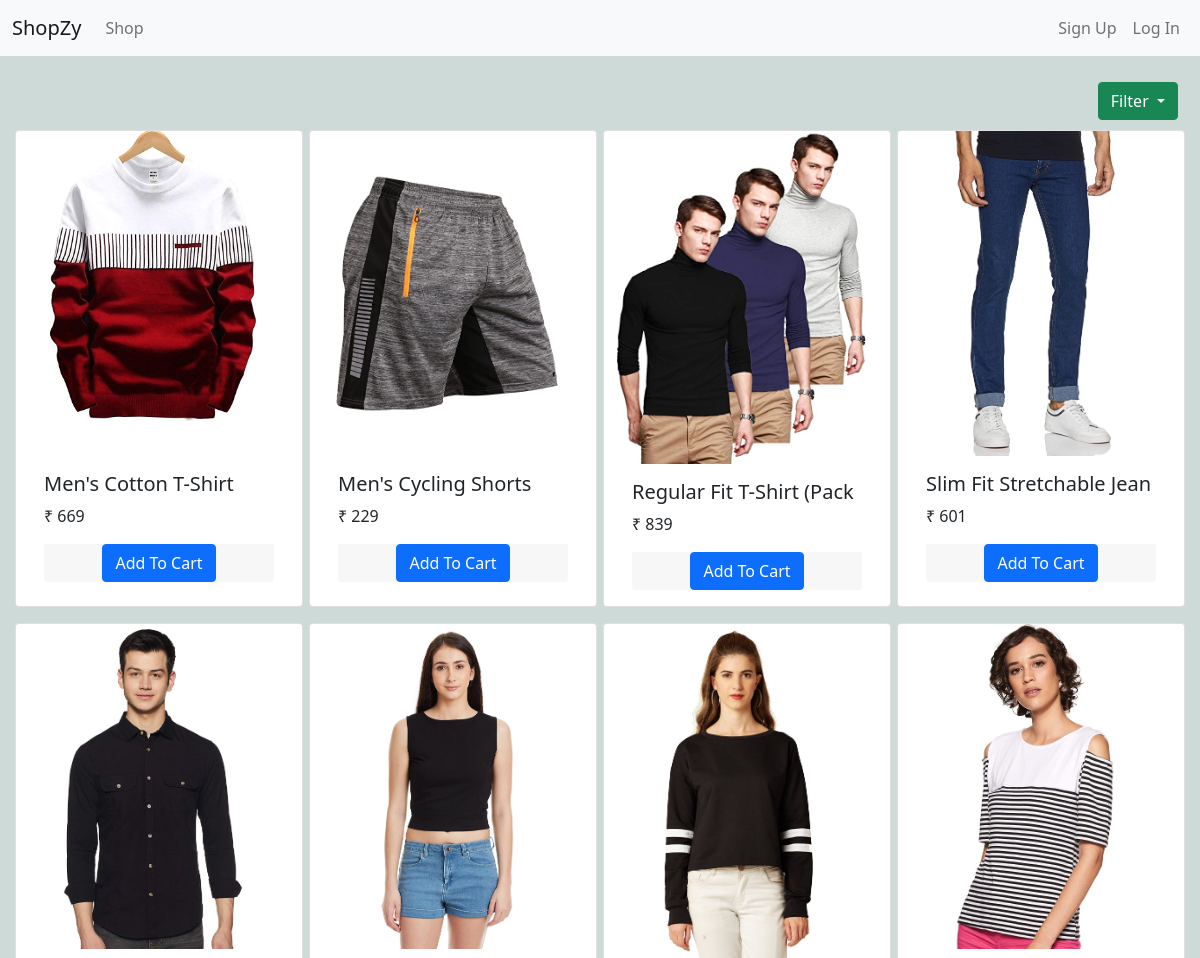
The app's page / (upper part), older data.
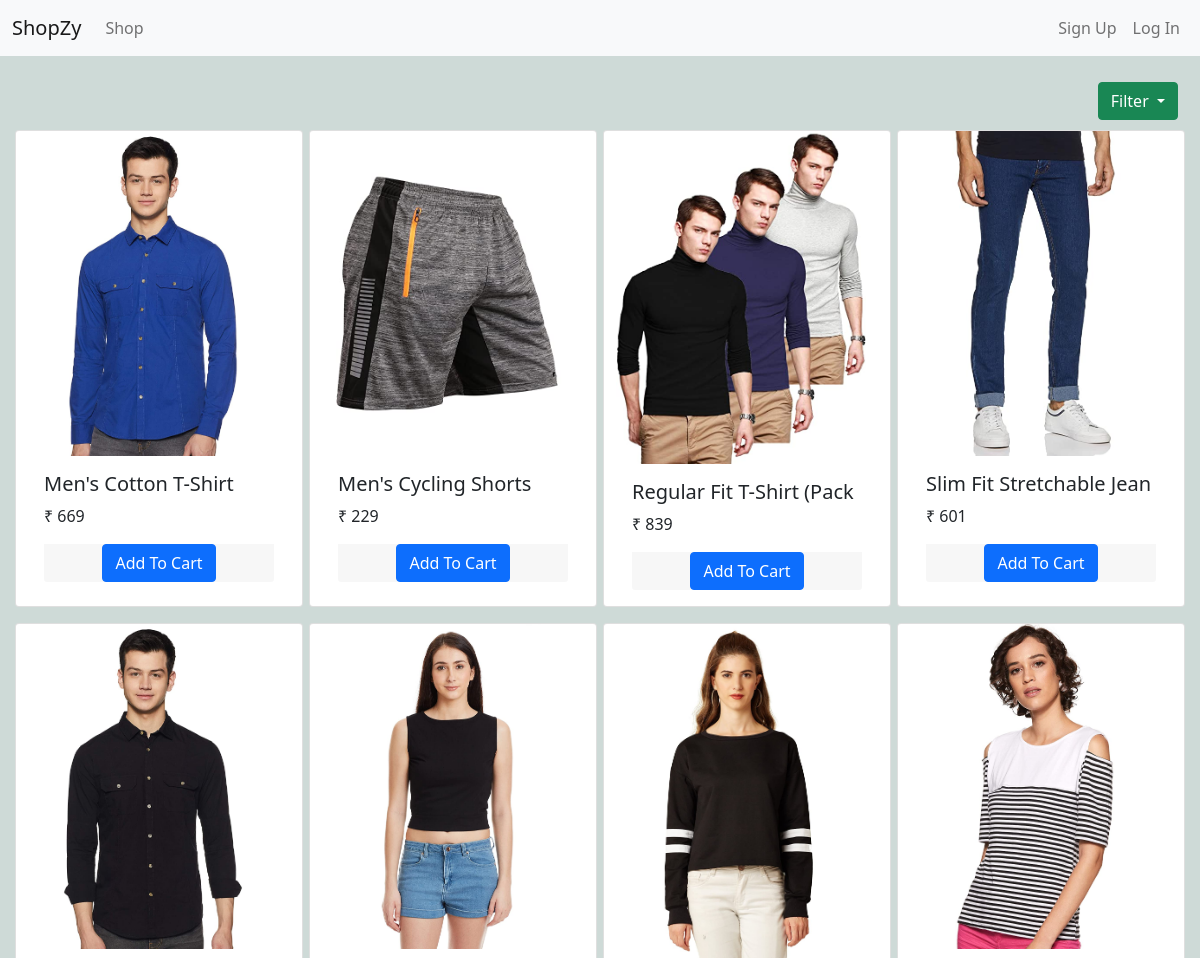
The same page, newer data.
### Shop/models/product.py (models this page shows, shortened)
class Product(models.Model) :
    name = models.CharField(max_length = 25)
    price = models.IntegerField(default = 100)
    category = models.ForeignKey(Category, on_delete = models.CASCADE)
    description = models.CharField(max_length = 50)
    image = models.ImageField(upload_to = 'Uploads/images')
    @staticmethod
    def get_all_products():
        return Product.objects.all()

### Shop/views/index.py (the view, shortened to what this page needs)
# urls.py: path('',  Index.as_view() , name = 'HomePage'),
class Index(View):
    def get(self, request):
        if not request.session.get("cart"):
            request.session["cart"] = {}
        data = {}
        products = Product.get_all_products()
        categories = Category.get_all_category()
        categoryId = request.GET.get('category')
        data['id'] = None
        if categoryId :
            products = Product.get_products_by_categoryId(categoryId)
            data['id'] = categories[int(categoryId)-1]
        data['category'] = categories
        data['products'] = products
        print("You are : " , request.session.get('customerEmail'))
        return render(request,'index.html',data)

### Shop/models/category.py (called while the page is built)
    @staticmethod
    def get_all_category():
        return Category.objects.all()

### Shop/templatetags/cart_qty.py (called while the page is built)
@register.filter(name="is_in_cart")
def is_in_cart(product, cart):
    keys = cart.keys()
    for key in keys :
        if int(key) == product.id and cart[key] != 0 :
            return True
    return False

### Shop/templatetags/custom_filter.py (called while the page is built)
@register.filter(name="currency")
def currency(price):
    return "₹ " + str(price)

### Shop/templates/index.html (shortened to what this page needs)
{% extends 'base.html' %}
{% load cart_qty %}
{% load custom_filter %}
{% block content %}
<div class="container-fluid mt-3">
  <div class=" filter">
    <button type="button" class="btn f btn-success dropdown-toggle" data-bs-toggle="dropdown" aria-expanded="false">
      {% if id%}
      Filter :- {{id}}
      {% else %}
      Filter
      {% endif %}
    </button>
  </div>
  <div class="row">
    <div id='products' class=" mx-auto">
      <div class="row mx-auto">
        {% for product in products %}
        <div class="card mx-auto mb-3" id={{product.id}} style="width: 18rem;">
          <img src={{product.image.url}} class="card-img-top img" alt="...">
          <div class="card-body">
            <h5 class="card-title">{{product.name}}</h5>
            <p class="card-text">{{product.price|currency}}</p>
            <div class="card-footer p-0 no-gutters">
              {% if product|is_in_cart:request.session.cart %}
              <div class="row no-gutters cart">
                <form action="/#{{product.id}}" id="btn" method="post" class="col-2 no-gutters">
                  {% csrf_token %}
                  <input hidden type="text" name="productId" value="{{product.id}}">
                  <input hidden type="text" name="qty" value="-1">
                  <input type="submit" value="-" class="no-gutters btn btn-block
                  btn-light border">
                </form>
                <div class="text-center col"> {{product|cart_quantity:request.session.cart}} </div>
                <form action="/#{{product.id}}" id="btn" method="post" class="col-2 no-gutters">
                  {% csrf_token %}
                  <input hidden type="text" name="productId" value="{{product.id}}">
                  <input hidden type="text" name="qty" value="1">
                  <input type="submit" value="+" class="no-gutters btn btn-block
                  btn-light border">
                </form>
              </div>
              {% else %}
              <form action="/#{{product.id}}" method="post" class="btn-block">
                <button type="submit" class="btn btn-primary">Add To Cart</button>
              </form>
              {% endif %}
            </div>
          </div>
        </div>
        {% endfor %}
      </div>
    </div>
  </div>
</div>
{% endblock %}

### Shop/templates/base.html (shortened to what this page needs)
<!doctype html>
<html lang="en">
<head>
  <link href="https://cdn.jsdelivr.net/npm/bootstrap@5.1.3/dist/css/bootstrap.min.css" rel="stylesheet"
>
  <link rel="stylesheet" href="https://cdnjs.cloudflare.com/ajax/libs/font-awesome/4.7.0/css/font-awesome.min.css">
</head>
<body>
  <nav class="navbar fixed-top navbar-expand-lg navbar-light bg-light">
    <div class="container-fluid">
      <a class="navbar-brand" href="/">ShopZy</a>
      <div class="collapse navbar-collapse" id="navbarSupportedContent" style="justify-content: space-between;">
        <ul class="navbar-nav my-2 my-lg-0 flex">
          <li class="nav-item">
            <a class="nav-link" aria-current="page" href="/">Shop</a>
          </li>
        </ul>
        <ul class="navbar-nav my-2 my-lg-0">
          {% if request.session.customerId %}
          <li class="nav-item">
            <a class="nav-link" href="#">Orders</a>
          </li>
          <li class="nav-item">
            <a class="nav-link" href="/logout">Log out</a>
          </li>
          {% else %}
          <li class="nav-item">
            <a class="nav-link" href="/signup">Sign Up</a>
          </li>
          <li class="nav-item">
            <a class="nav-link" href="/login">Log In</a>
          </li>
        </ul>
        {% endif %}
      </div>
    </div>
  </nav>
  {% block content%}
  {% endblock %}
</body>
</html>

### Shop/templates/base.html (style rules this page uses)
body { background-color: rgb(206, 218, 215) }
.navbar { position: sticky; }

### Shop/templates/index.html (style rules this page uses)
.img { width: 250px; }
.filter { padding: 10px; margin-bottom: + 5px; display: flex; flex-direction: row-reverse; align-items: flex-end; }
.f { position: relative; float: right; }
.card-footer { border: 0px; }
.btn-block { text-align: center; }

Row changes from the older to the newer data that the page shows:
changed Product "Men's Cotton T-Shirt": image: a different picture
